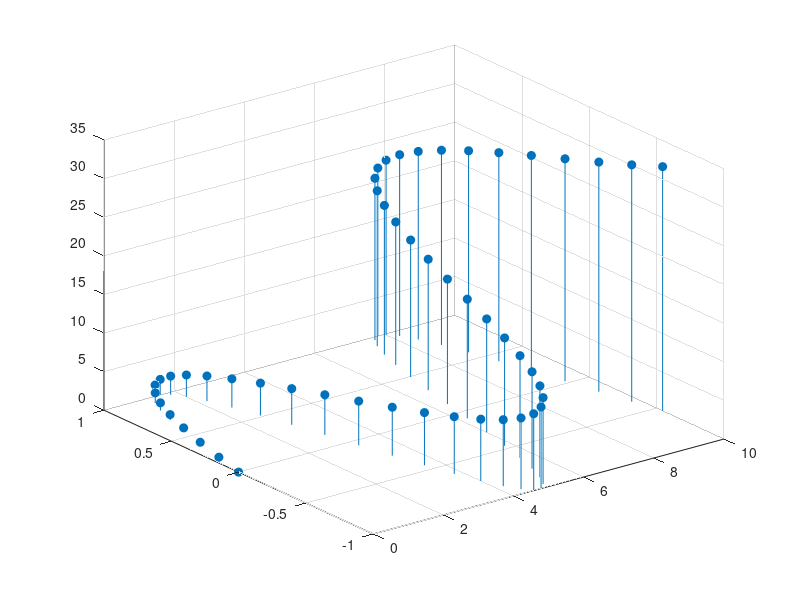

Reproduce this figure in MATLAB.
% ======================================================================= %
% Generate stem plot.
% ======================================================================= %
clc; clear; close all;

t = 0:0.2:10;
x = t;
y = sin(t);
z = t.^1.5;

stem3(x, y, z, 'fill');
